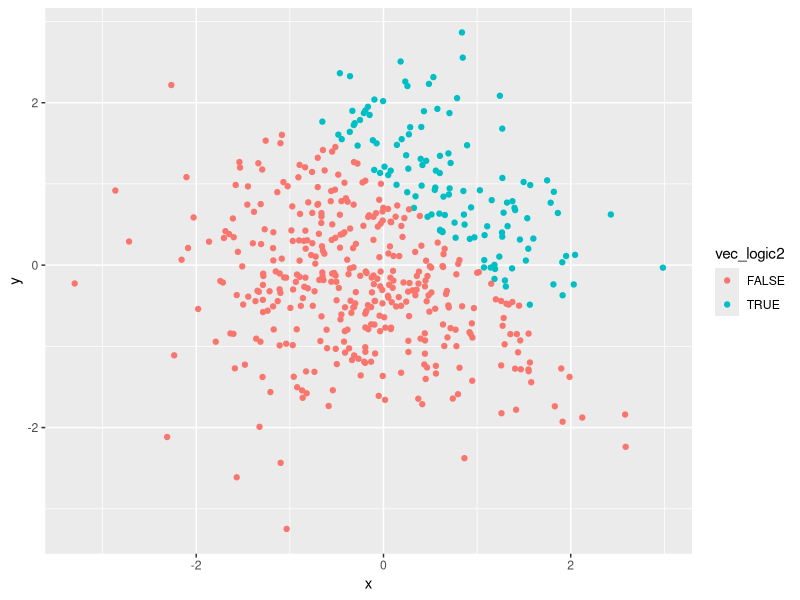
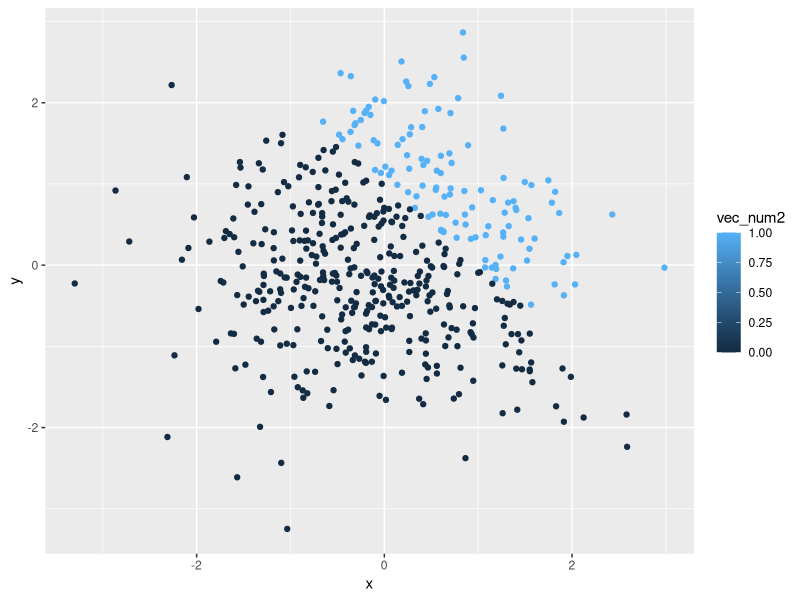
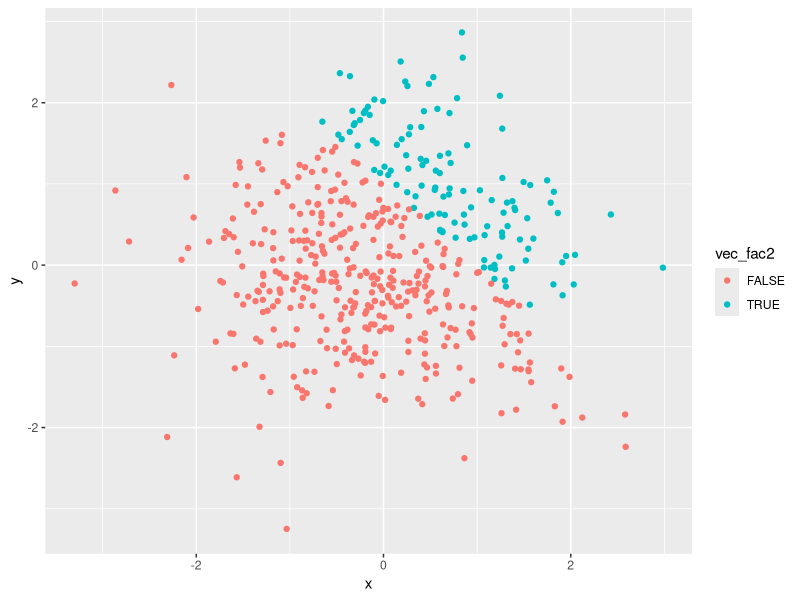
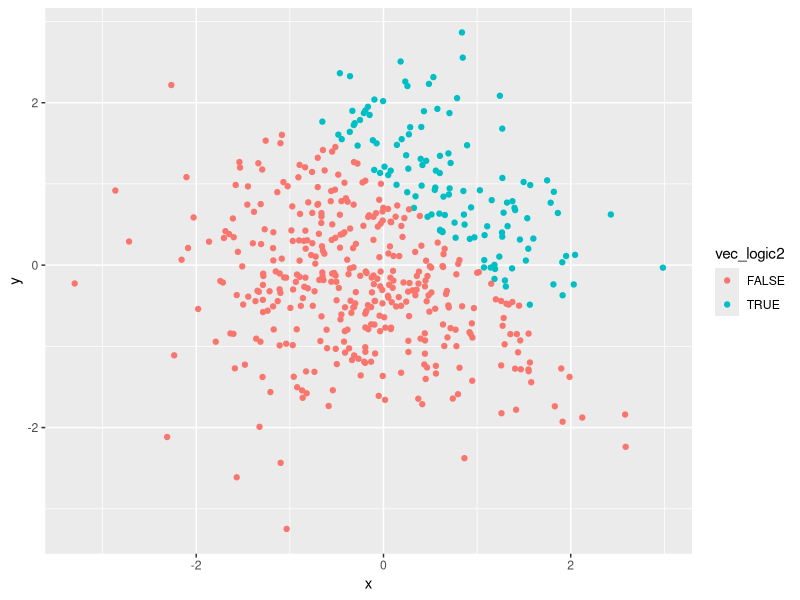

Reproduce these figures in R, in order.
## ---- chunk 1
library(tidyverse)

problem1_df = tibble(
  ran_sample = rnorm(8),
  gr_th_0_logical = ran_sample > 0,
  vec_character = c("This", "is", "the", "answer", "of", "problem", "one", "here"),
  vec_factor = factor(c("white", "black", "black", "red", "white", "red", "black", "white"), levels = c("white", "black", "red") )
)

lapply(problem1_df, mean)
##The clss of vec_character is character and the class of vec_factor is fact.##
##The mean of vec_character and vec_factor cannot be calculated, because they are neither numerical nor logical vectors##
## ---- chunk 2
##convert the logical vector to numeric, and multiply the random sample by the result##
gr_th_0_num = as.numeric(problem1_df$gr_th_0_logical)
(gr_th_0_num)*(problem1_df$ran_sample)

##convert the logical vector to a factor, and multiply the random sample by the result##
gr_th_0_fac = as.factor(problem1_df$gr_th_0_logical)
gr_th_0_fac_pro = (gr_th_0_fac)*(problem1_df$ran_sample)
gr_th_0_fac_pro
#the random sample cannot be mutiplied as it's factor. 

##convert the logical vector to a factor and then convert the result to numeric, and multiply the random sample by the result##
gr_th_0_fac_num = as.numeric(as.factor(problem1_df$gr_th_0_logical))
(gr_th_0_fac_num)*(problem1_df$ran_sample)
## ---- chunk 3
problem2_df = tibble(
  x = rnorm(500),
  y = rnorm(500),
  vec_logic2 = x + y > 1,
  vec_num2 = as.numeric(vec_logic2),
  vec_fac2 = as.factor(vec_logic2)
)
## ---- chunk 4
ggplot(problem2_df, aes(x = x, y = y)) + geom_point(aes(color = vec_logic2))
## ---- chunk 5
ggplot(problem2_df, aes(x = x, y = y)) + geom_point(aes(color = vec_num2))
## ---- chunk 6
ggplot(problem2_df, aes(x = x, y = y)) + geom_point(aes(color = vec_fac2))
## ---- chunk 7
##save the first plot##
logic_color_plot = ggplot(problem2_df, aes(x = x, y = y)) + geom_point(aes(color = vec_logic2))
ggsave("logic_color_plot.pdf", logic_color_plot, width = 8, height = 5)
